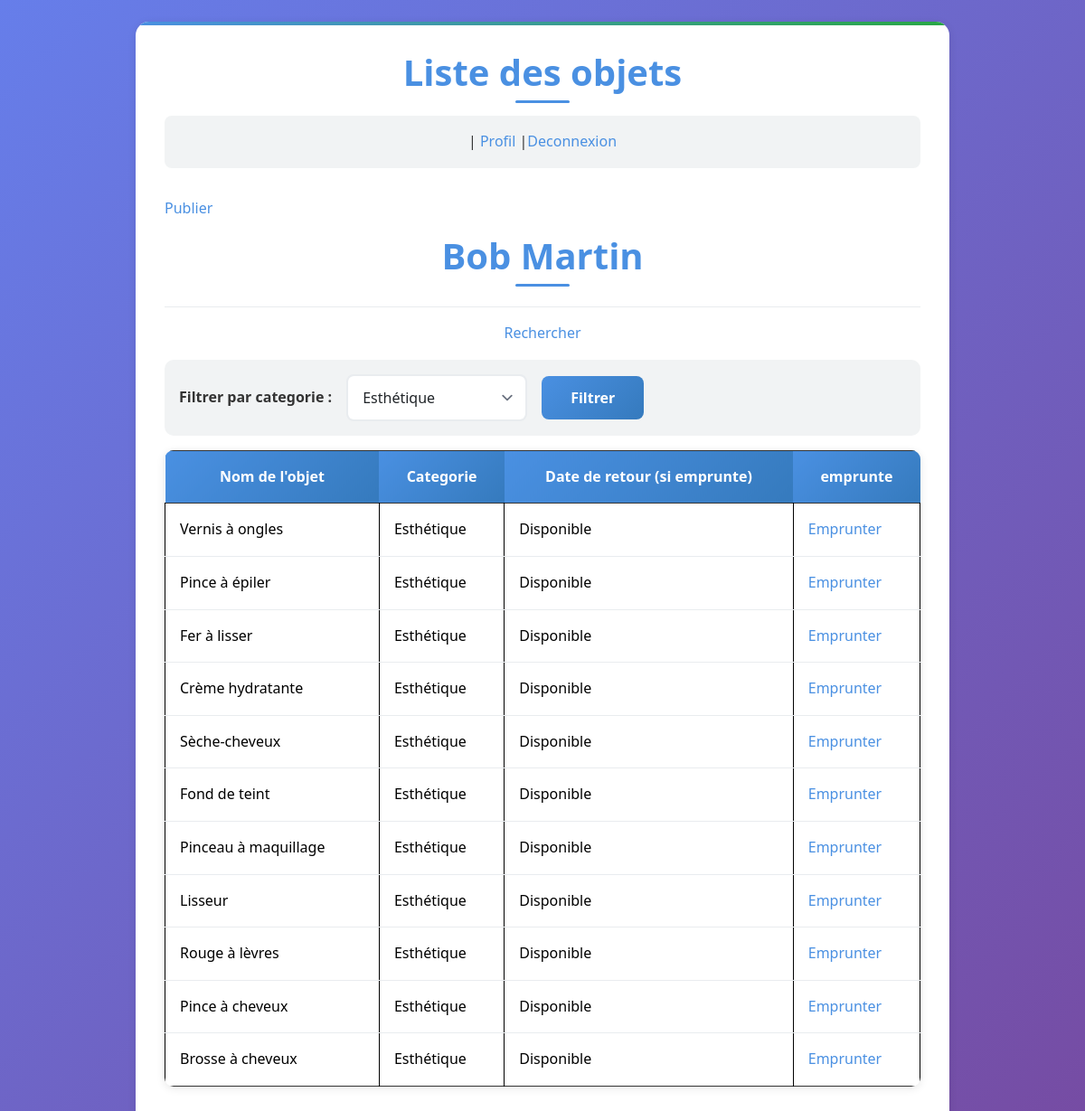
The app's page /pages/objects.php?category=1 (signed in) with its own data.
### tables this page shows
CREATE TABLE objet (
    id_objet INT AUTO_INCREMENT PRIMARY KEY,
    nom_objet VARCHAR(100) NOT NULL,
    id_categorie INT NOT NULL,
    id_membre INT NOT NULL,
    FOREIGN KEY (id_categorie) REFERENCES categorie_objet(id_categorie),
    FOREIGN KEY (id_membre) REFERENCES membre(id_membre)
);

CREATE TABLE categorie_objet (
    id_categorie INT AUTO_INCREMENT PRIMARY KEY,
    nom_categorie VARCHAR(100) NOT NULL
);

### inc/connexion.php (called while the page is built)
<?php
function dbconnect()
{
    $bdd = mysqli_connect('localhost', 'root', '', 'emprunt_objets');
    if ($bdd) {
        return $bdd;
    } else {
        die('Erreur de connexion à la base de données : ' . mysqli_connect_error());
    }
}
?>

### inc/fonction.php (called while the page is built, shortened)
<?php
require_once __DIR__ . '/connexion.php';
function getCategories()
{
    $query = "SELECT * FROM categorie_objet";
    $result = mysqli_query(dbconnect(), $query);
    $categories = [];
    while ($row = mysqli_fetch_assoc($result)) {
        $categories[] = $row;
    }
    return $categories;
}
function getObjects( $filter_category = '')
{
    if ($filter_category) {
        $filter_category = mysqli_real_escape_string(dbconnect(), $filter_category);
        $query = "
            SELECT o.*, c.nom_categorie, e.date_retour
            FROM objet o
            JOIN categorie_objet c ON o.id_categorie = c.id_categorie
            LEFT JOIN emprunt e ON o.id_objet = e.id_objet AND e.date_retour IS NULL
            WHERE c.id_categorie = '$filter_category'
        ";
        $result = mysqli_query(dbconnect(), $query);
    }
    $objects = [];
    while ($row = mysqli_fetch_assoc($result)) {
        $objects[] = $row;
    }
    return $objects;
}
?>

### pages/objects.php (the view, shortened to what this page needs)
<?php
require_once __DIR__ . '/../inc/fonction.php';
$categories = getCategories();
$filter_category = $_GET['category'] ?? '';
$objects = getObjects( $filter_category);
?>
<!DOCTYPE html>
<html lang="fr">
<head>
    <link rel="stylesheet" href="../asset/bootstrap/css/bootstrap.min.css" />
    <link rel="stylesheet" href="../asset/css/style.css">
</head>
<body>
    <div class="container mt-4">
        <h1>Liste des objets</h1>
        <p>| <a href="profil.php" >Profil</a> |<a href="index.php">Deconnexion</a></p>
        <p><a href="new_objet.php">Publier</a></p>
        <h1><?= htmlspecialchars($_SESSION['user_name']) ?> </h1>
        <p><a href="recherche.php"> Rechercher </a></p>
        <form method="get" class="form-inline mb-3">
            <label for="category" class="mr-2">Filtrer par categorie :</label>
            <select name="category" id="category" class="form-control mr-2">
                <?php foreach ($categories as $cat): ?>
                    <option value="<?= $cat['id_categorie'] ?>" <?= ($filter_category == $cat['id_categorie']) ? 'selected' : '' ?>>
                        <?= htmlspecialchars($cat['nom_categorie']) ?>
                    </option>
                <?php endforeach; ?>
            </select>
            <button type="submit" class="btn btn-primary">Filtrer</button>
        </form>
        <table class="table table-bordered">
            <thead>
                <tr>
                    <th>Nom de l'objet</th>
                    <th>Categorie</th>
                    <th>Date de retour (si emprunte)</th>
                    <th>emprunte</th>
                </tr>
            </thead>
            <tbody>
                <?php foreach ($objects as $obj): ?>
                    <tr>
                        <td><?= htmlspecialchars($obj['nom_objet']) ?></td>
                        <td><?= htmlspecialchars($obj['nom_categorie']) ?></td>
                        <td><?= $obj['date_retour'] ? ("Disponible le :"+ htmlspecialchars($obj['date_retour']) ): 'Disponible' ?></td>
                        <td><a href="traitement_emprunt.php?id_obj=<?=$obj['id_objet']?>">Emprunter</a></td>
                    </tr>
                <?php endforeach; ?>
            </tbody>
        </table>
    </div>
</body>
</html>

### asset/css/style.css (style rules this page uses)
:root { --primary-color: #4a90e2; --primary-hover: #357abd; --secondary-color: #f8f9fa; --success-color: #28a745; --success-hover: #218838; --danger-color: #dc3545; --text-color: #333; --light-gray: #f1f3f4; --border-color: #e9ecef; --shadow: 0 2px 10px rgba(0, 0, 0, 0.1); --shadow-hover: 0 4px 20px rgba(0, 0, 0, 0.15); }
* { margin: 0; padding: 0; box-sizing: border-box; }
body { font-family: 'Segoe UI', Tahoma, Geneva, Verdana, sans-serif; background: linear-gradient(135deg, #667eea 0%, #764ba2 100%); min-height: 100vh; color: var(--text-color); line-height: 1.6; }
.container { background: white; border-radius: 15px; box-shadow: var(--shadow); padding: 2rem; margin: 2rem auto; max-width: 900px; position: relative; overflow: hidden; }
.container::before { content: ''; position: absolute; top: 0; left: 0; right: 0; height: 4px; background: linear-gradient(90deg, var(--primary-color), var(--success-color)); }
h1 { color: var(--primary-color); font-size: 2.5rem; font-weight: 700; margin-bottom: 1.5rem; text-align: center; position: relative; }
h1::after { content: ''; position: absolute; bottom: -10px; left: 50%; transform: translateX(-50%); width: 60px; height: 3px; background: var(--primary-color); border-radius: 2px; }
.form-control { border: 2px solid var(--border-color); border-radius: 8px; padding: 0.75rem 1rem; font-size: 1rem; transition: all 0.3s ease; width: 100%; }
.btn { border: none; border-radius: 8px; padding: 0.75rem 2rem; font-size: 1rem; font-weight: 600; cursor: pointer; transition: all 0.3s ease; text-decoration: none; display: inline-block; text-align: center; position: relative; overflow: hidden; }
.btn::before { content: ''; position: absolute; top: 0; left: -100%; width: 100%; height: 100%; background: linear-gradient(90deg, transparent, rgba(255, 255, 255, 0.2), transparent); transition: left 0.5s; }
.btn-primary { background: linear-gradient(135deg, var(--primary-color), var(--primary-hover)); color: white; }
a { color: var(--primary-color); text-decoration: none; font-weight: 500; transition: color 0.3s ease; }
.form-inline { display: flex; align-items: center; gap: 1rem; background: var(--light-gray); padding: 1rem; border-radius: 10px; margin-bottom: 2rem; }
.form-inline label { font-weight: 600; white-space: nowrap; }
.form-inline .form-control { flex: 1; max-width: 200px; }
.form-inline .btn { white-space: nowrap; }
.table { background: white; border-radius: 10px; overflow: hidden; box-shadow: var(--shadow); border: none; }
.table thead th { background: linear-gradient(135deg, var(--primary-color), var(--primary-hover)); color: white; font-weight: 600; border: none; padding: 1rem; text-align: center; }
.table tbody td { padding: 1rem; border-bottom: 1px solid var(--border-color); vertical-align: middle; }
.table tbody tr:last-child td { border-bottom: none; }
.container p:first-of-type { background: var(--light-gray); padding: 1rem; border-radius: 8px; margin-bottom: 2rem; text-align: center; font-weight: 500; }
.container { animation: fadeIn 0.6s ease-out; }
select.form-control { background-position: right 0.5rem center; background-repeat: no-repeat; background-size: 1.5em 1.5em; padding-right: 2.5rem; }
.table tbody td:last-child { font-weight: 600; }
.container p:last-of-type { text-align: center; margin-top: 2rem; padding-top: 1rem; border-top: 1px solid var(--border-color); }

### records on screen
objet: nom_objet "Vernis à ongles", id_categorie.nom_categorie "Esthétique"
objet: nom_objet "Pince à épiler", id_categorie.nom_categorie "Esthétique"
objet: nom_objet "Fer à lisser", id_categorie.nom_categorie "Esthétique"
objet: nom_objet "Crème hydratante", id_categorie.nom_categorie "Esthétique"
objet: nom_objet "Sèche-cheveux", id_categorie.nom_categorie "Esthétique"
objet: nom_objet "Fond de teint", id_categorie.nom_categorie "Esthétique"
objet: nom_objet "Pinceau à maquillage", id_categorie.nom_categorie "Esthétique"
objet: nom_objet "Lisseur", id_categorie.nom_categorie "Esthétique"
objet: nom_objet "Rouge à lèvres", id_categorie.nom_categorie "Esthétique"
objet: nom_objet "Pince à cheveux", id_categorie.nom_categorie "Esthétique"
objet: nom_objet "Brosse à cheveux", id_categorie.nom_categorie "Esthétique"

### other values on screen
$_SESSION['user_name'] "Bob Martin"
form field category "Esthétique"
